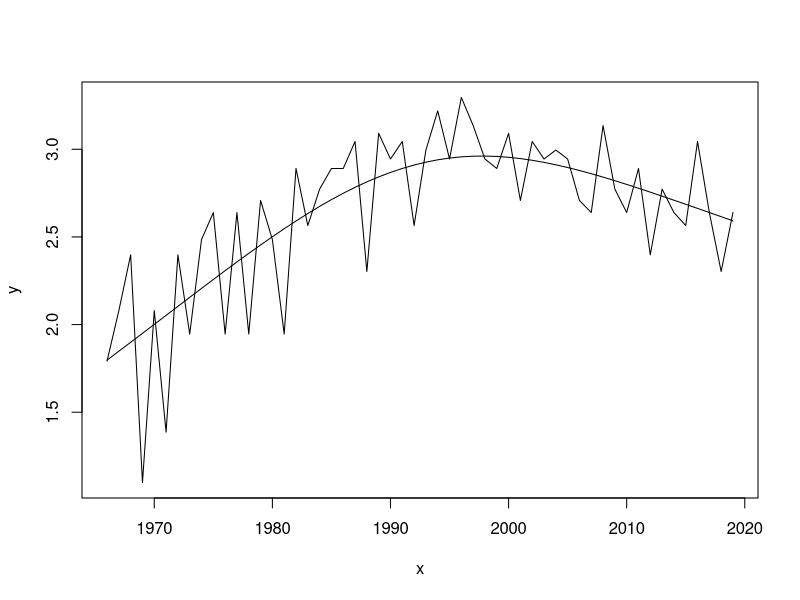

Reproduce this figure in R. (Note: this script raises an error after producing the figure.)

# index function ---------------------------------------------------------------
index_function <- function(fit = stanfit,
                           parameter = "n",
                           strat = NULL,#"Stratum_Factored",
                           year = "Year",
                           first_dim = "s",
                           quant = 0.95,
                           weights_df = NULL, # ifsupplied a composite summary estimate is generated
                           area = NULL,#"Area",
                           summary_regions = NULL, # optional column to provide summary regions, if not supplied summarises across all strata if weights_df is upplied
                           year_1 = 1970,
                           to_summarise = FALSE # if TRUE provides summary indices across regions, otherwise jsut strata estimates
){
  
  lu <- ((1-(quant))/2)
  uu <- 1-((1-(quant))/2)
  year_1 <- year_1-1
  if(is.null(strat)){
    dims <- year
    
  }else{
    if(!is.null(weights_df)){
      if(is.null(strat)){
        stop("Weights were supplied but no stratum dimension")
        
        return(NULL)
      }
      if(!any(grepl(pattern = strat,x = names(weights_df)))){
        stop("weights_df must include a column with a name that matches strat")
        return(NULL)
      }
      if(!to_summarise){
        to_summarise <- TRUE
        warning("weights were supplied by to_summarise is FALSE, changing to_summaries to TRUE")
      }
    }
    if(to_summarise){
      if(is.null(weights_df) | is.null(strat)){
        stop("to_summarise is TRUE but no weights were supplied or strat is NULL")
        return(NULL)
      }
    }
    if(tolower(substr(first_dim,1,1)) == "s"){
      dims <- c(strat,year)
    }
    if(tolower(substr(first_dim,1,1)) == "y"){
      dims <- c(year,strat)
    }
  }
  
  smpls <- posterior_samples(fit = fit,
                             parm = parameter,
                             dims = dims)
  
  if(!is.null(weights_df)){
    nstrata_fit <- length(unique(smpls[[strat]]))
    nstrata_w <- nrow(weights_df)
    if(nstrata_fit != nstrata_w){
      stop("Lengths of strata and weights are different")
      return(NULL)
    }
    
    
    if(!is.null(summary_regions)){
      
      weights_df <- weights_df %>% 
        rename_with(.,~gsub(pattern = area,
                            replacement = "stratum_area",
                            x = .x,
                            fixed = TRUE)) %>% 
        rename_with(., ~gsub(pattern = summary_regions,
                             replacement = "summary_region",.x,
                             fixed = TRUE))
      tmp <- weights_df %>% 
        group_by(summary_region) %>% 
        summarise(regional_area_sum = sum(stratum_area),.groups = "keep")
      
      weights_df <- weights_df %>% 
        left_join(.,tmp,by = "summary_region") %>% 
        mutate(stratum_weight = stratum_area/regional_area_sum)
      
      
    }else{
      weights_df <- weights_df %>% 
        rename_with(.,~gsub(pattern = area,
                            replacement = "stratum_area",
                            x = .x,
                            fixed = TRUE)) %>% 
        mutate(stratum_weight = stratum_area/sum(stratum_area),
               summary_region = "Survey_wide") 
      summary_regions <- "Survey_wide"
      
    }
    
    smpls <- smpls %>% 
      left_join(.,weights_df,
                by = strat)
    
    # if(summary_regions != "Survey_wide"){
    inds <- smpls %>% 
      mutate(.value = .value*stratum_weight) %>% 
      rename_with(., ~gsub(pattern = year,replacement = "yyy",.x,
                           fixed = TRUE)) %>% 
      group_by(yyy,summary_region,.draw) %>% 
      summarise(.vsum = sum(.value),
                .groups = "keep") %>% 
      group_by(yyy,summary_region) %>% 
      summarise(mean = mean(.vsum),
                median = median(.vsum),
                lci = quantile(.vsum,lu),
                uci = quantile(.vsum,uu),
                .groups = "keep") %>% 
      mutate(true_year = yyy+year_1) %>% 
      rename_with(., ~gsub(replacement = summary_regions,pattern = "summary_region",.x,
                           fixed = TRUE)) %>% 
      rename_with(., ~gsub(replacement = year,pattern = "yyy",.x,
                           fixed = TRUE))
    
    smpls <- smpls %>% 
      mutate(.value = .value*stratum_weight) %>% 
      rename_with(., ~gsub(pattern = year,replacement = "yyy",.x,
                           fixed = TRUE)) %>% 
      group_by(yyy,summary_region,.draw) %>% 
      summarise(.value = sum(.value),
                .groups = "keep") %>%
      rename_with(., ~gsub(pattern = year,replacement = "yyy",.x,
                           fixed = TRUE)) %>% 
      rename_with(., ~gsub(replacement = summary_regions,
                           pattern = "summary_region",.x,
                           fixed = TRUE)) %>% 
      mutate(true_year = yyy+year_1) %>% 
      rename_with(., ~gsub(pattern = "yyy",replacement = year,.x,
                           fixed = TRUE))
    

    weights_df <- weights_df %>% 
      rename_with(., ~gsub(replacement = area,
                           pattern = "stratum_area",.x,
                           fixed = TRUE))%>% 
      rename_with(., ~gsub(replacement = summary_regions,
                           pattern = "summary_region",.x,
                           fixed = TRUE))
    
    # }else{
    # inds <- smpls %>% 
    #   mutate(.value = .value*stratum_weight) %>% 
    #   #rename_with(., ~gsub(pattern = strat,replacement = "s",.x,
    #                       # fixed = TRUE)) %>% 
    #   rename_with(., ~gsub(pattern = year,replacement = "yyy",.x,
    #                        fixed = TRUE)) %>% 
    #   group_by(yyy,.draw) %>% 
    #   summarise(.vsum = sum(.value),
    #             .groups = "keep") %>% 
    #   group_by(yyy) %>% 
    #   summarise(mean = mean(.vsum),
    #             median = median(.vsum),
    #             lci = quantile(.vsum,lu),
    #             uci = quantile(.vsum,uu),
    #             .groups = "keep") %>%
    #   mutate(true_year = yyy+year_1,
    #          summary_region = "Survey_wide") %>%  
    #   # rename_with(., ~gsub(replacement = strat,pattern = "s",.x,
    #   #                      fixed = TRUE)) %>% 
    #   rename_with(., ~gsub(replacement = year,pattern = "yyy",.x,
    #                        fixed = TRUE))
    # 
    # weights_df <- weights_df %>% 
    #   rename_with(., ~gsub(replacement = area,
    #                        pattern = "stratum_area",.x,
    #                        fixed = TRUE)) %>% 
    #   mutate(summary_region = "Survey_wide")
    # summary_regions <- "Survey_wide"
    #}#end summary regions
    
  }else{ ## everything up to here requires a weights_df data frame
    if(!is.null(strat)){
      inds <- smpls %>% 
        rename_with(., ~gsub(pattern = strat,replacement = "sss",.x,
                             fixed = TRUE)) %>% 
        rename_with(., ~gsub(pattern = year,replacement = "yyy",.x,
                             fixed = TRUE)) %>% 
        group_by(sss,yyy) %>% 
        summarise(mean = mean(.value),
                  median = median(.value),
                  lci = quantile(.value,lu),
                  uci = quantile(.value,uu),
                  .groups = "keep") %>%
        mutate(true_year = yyy+year_1) %>% 
        rename_with(., ~gsub(replacement = strat,pattern = "sss",.x,
                             fixed = TRUE)) %>% 
        rename_with(., ~gsub(replacement = year,pattern = "yyy",.x,
                             fixed = TRUE))
      summary_regions <- strat
      
      smpls <- smpls %>% 
        rename_with(., ~gsub(pattern = year,replacement = "yyy",.x,
                             fixed = TRUE)) %>% 
        rename_with(., ~gsub(replacement = strat,pattern = "sss",.x,
                             fixed = TRUE)) %>% 
        mutate(true_year = yyy+year_1) %>% 
        rename_with(., ~gsub(pattern = "yyy",replacement = year,.x,
                             fixed = TRUE))
      
    }else{
      summary_regions <- "Complete_pooling"
      
      inds <- smpls %>%
        rename_with(., ~gsub(pattern = year,replacement = "yyy",.x,
                             fixed = TRUE)) %>%
        group_by(yyy) %>%
        summarise(mean = mean(.value),
                  median = median(.value),
                  lci = quantile(.value,lu),
                  uci = quantile(.value,uu),
                  .groups = "keep") %>%
        mutate(true_year = yyy+year_1,
               Survey_wide = "Survey_wide") %>%
        rename_with(., ~gsub(replacement = year,pattern = "yyy",.x,
                             fixed = TRUE))
      
      
      smpls <- smpls %>%
        rename_with(., ~gsub(pattern = year,replacement = "yyy",.x,
                             fixed = TRUE)) %>%
        mutate(true_year = yyy+year_1,
               Survey_wide = "Survey_wide") %>%
        rename_with(., ~gsub(pattern = "yyy",replacement = year,.x,
                             fixed = TRUE))
      
    }
  }
  
  inds <- inds %>% 
    mutate(Region_type = summary_regions)
  
  return(list(indices = inds,
              samples = smpls,
              parameter = parameter,
              strat = strat,
              year = year,
              dims = dims,
              quant = quant,
              weights_df = weights_df,
              area = area,#"Area",
              summary_regions = summary_regions,
              to_summarise = to_summarise,
              year_1 = year_1+1# optional column to provide summary regions, if not supplied summarises across all strata
  ))
}
# ------------------------------------------------------------------------------


# Trends function ---------------------------------------------------------
#tr_tmp <- trends_function(ind_list = ttinds)
trends_function <- function(ind_list = ind_list,
                            start_year = NULL,
                            end_year = NULL,
                            quant = 0.95){
  
  indices = ind_list$indices
  samples = ind_list$samples
  parameter = ind_list$parameter
  strat = ind_list$strat
  year = ind_list$year
  dims = ind_list$dims
  weights_df = ind_list$weights_df
  area = ind_list$area
  summary_regions = ind_list$summary_regions
  to_summarise = ind_list$to_summarise
  
  if(is.null(end_year)){
    end_year <- max(samples$true_year)
  }
  if(is.null(start_year)){
    start_year <- min(samples$true_year)
  }
  
  nyrs <- end_year-start_year
  lu <- ((1-(quant))/2)
  uu <- 1-((1-(quant))/2)
  
  if(!is.null(weights_df) & to_summarise){
    
    
    indt <- samples %>% 
      filter(true_year %in% c(start_year,end_year)) %>% 
      ungroup() %>% 
      select(-matches(match = year,ignore.case = FALSE)) %>% 
      pivot_wider(names_from = true_year,
                  values_from = .value,
                  names_prefix = "Y") %>% 
      rename_with(., ~gsub(replacement = "start",
                           pattern = paste0("Y",start_year),.x,
                           fixed = TRUE))%>% 
      rename_with(., ~gsub(replacement = "end",
                           pattern = paste0("Y",end_year),.x,
                           fixed = TRUE))%>% 
      rename_with(., ~gsub(replacement = "stratum_trend",
                           pattern = summary_regions,.x,
                           fixed = TRUE))
    
    tt <- indt %>% 
      group_by(.draw,stratum_trend) %>% 
      summarise(end = sum(end),
                start = sum(start),
                t = texp(end/start, ny = nyrs),
                ch = chng(end/start),
                .groups = "keep") %>% 
      group_by(stratum_trend) %>% 
      summarise(trend = mean(t),
                lci = quantile(t,lu,names = FALSE),
                uci = quantile(t,uu,names = FALSE),
                percent_change = median(ch),
                p_ch_lci = quantile(ch,lu,names = FALSE),
                p_ch_uci = quantile(ch,uu,names = FALSE),
                prob_decline = prob_dec(ch,0),
                prob_decline_GT30 = prob_dec(ch,-30),
                prob_decline_GT50 = prob_dec(ch,-50),
                prob_decline_GT70 = prob_dec(ch,-70))%>% 
      rename_with(., ~gsub(replacement = summary_regions,
                           pattern = "stratum_trend",.x,
                           fixed = TRUE))
    
  }else{ #else is.null weights_df
    
    if(!is.null(strat)){
      indt <- samples %>% 
        filter(true_year %in% c(start_year,end_year)) %>% 
        #ungroup() %>% 
        select(-matches(match = year,ignore.case = FALSE)) %>% 
        pivot_wider(names_from = true_year,
                    values_from = .value,
                    names_prefix = "Y") %>% 
        rename_with(., ~gsub(replacement = "start",
                             pattern = paste0("Y",start_year),.x,
                             fixed = TRUE))%>% 
        rename_with(., ~gsub(replacement = "end",
                             pattern = paste0("Y",end_year),.x,
                             fixed = TRUE))%>% 
        rename_with(., ~gsub(replacement = "stratum_trend",
                             pattern = strat,.x,
                             fixed = TRUE))
      
      tt <- indt %>% 
        group_by(.draw,stratum_trend) %>% 
        summarise(t = texp(end/start,ny = nyrs),
                  ch = chng(end/start),
                  .groups = "keep") %>% 
        group_by(stratum_trend) %>% 
        summarise(trend = mean(t),
                  lci = quantile(t,lu,names = FALSE),
                  uci = quantile(t,uu,names = FALSE),
                  percent_change = median(ch),
                  p_ch_lci = quantile(ch,lu,names = FALSE),
                  p_ch_uci = quantile(ch,uu,names = FALSE),
                  prob_decline = prob_dec(ch,0),
                  prob_decline_GT30 = prob_dec(ch,-30),
                  prob_decline_GT50 = prob_dec(ch,-50),
                  prob_decline_GT70 = prob_dec(ch,-70))%>% 
        rename_with(., ~gsub(replacement = strat,
                             pattern = "stratum_trend",.x,
                             fixed = TRUE))
      
    }else{
      
      indt <- samples %>% 
        filter(true_year %in% c(start_year,end_year)) %>% 
        #ungroup() %>% 
        select(-matches(match = year,ignore.case = FALSE)) %>% 
        pivot_wider(names_from = true_year,
                    values_from = .value,
                    names_prefix = "Y") %>% 
        rename_with(., ~gsub(replacement = "start",
                             pattern = paste0("Y",start_year),.x,
                             fixed = TRUE))%>% 
        rename_with(., ~gsub(replacement = "end",
                             pattern = paste0("Y",end_year),.x,
                             fixed = TRUE))
  
      
      tt <- indt %>% 
        group_by(.draw) %>% 
        summarise(t = texp(end/start,ny = nyrs),
                  ch = chng(end/start),
                  .groups = "keep") %>% 
        summarise(trend = mean(t),
                  lci = quantile(t,lu,names = FALSE),
                  uci = quantile(t,uu,names = FALSE),
                  percent_change = median(ch),
                  p_ch_lci = quantile(ch,lu,names = FALSE),
                  p_ch_uci = quantile(ch,uu,names = FALSE),
                  prob_decline = prob_dec(ch,0),
                  prob_decline_GT30 = prob_dec(ch,-30),
                  prob_decline_GT50 = prob_dec(ch,-50),
                  prob_decline_GT70 = prob_dec(ch,-70))
    }
    
    
  }
  
  tt <- tt %>% 
    mutate(Region_type = summary_regions)
  return(tt)
}
# ------------------------------------------------------------------------------











# Trends function ---------------------------------------------------------
#tr_tmp <- trends_function(ind_list = ttinds)
trends_function <- function(ind_list = cntry_idxs,
                            start_year = 2009,
                            end_year = 2019,
                            quant = 0.95){
  
  indices = ind_list$indices
  samples = ind_list$samples
  parameter = ind_list$parameter
  strat = ind_list$strat
  year = ind_list$year
  dims = ind_list$dims
  weights_df = ind_list$weights_df
  area = ind_list$area
  summary_regions = ind_list$summary_regions
  to_summarise = ind_list$to_summarise
  
  if(is.null(end_year)){
    end_year <- max(samples$true_year)
  }
  if(is.null(start_year)){
    start_year <- min(samples$true_year)
  }
  
  nyrs <- end_year-start_year+1 ########### added 1, right??
  lu <- ((1-(quant))/2)
  uu <- 1-((1-(quant))/2)

  indt <- samples %>% 
    ungroup() %>% 
    rename_with(., ~gsub(replacement = "stratum_trend",
                       pattern = summary_regions,.x,
                       fixed = TRUE))
  
  tt <- indt %>% 
    group_by(.draw, stratum_trend) %>% 
    summarise(
      t = tgam(y=.value, x=true_year, t1=start_year, t2=end_year),
      ch = t,
      .groups = "keep") %>% 
    group_by(stratum_trend) %>% 
    summarise(trend = mean(t),
            lci = quantile(t,lu,names = FALSE),
            uci = quantile(t,uu,names = FALSE),
            percent_change = median(ch),
            percent_change = median(ch),
            p_ch_lci = quantile(ch,lu,names = FALSE),
            p_ch_uci = quantile(ch,uu,names = FALSE),
            prob_decline = prob_dec(ch,0),
            prob_decline_GT30 = prob_dec(ch,-30),
            prob_decline_GT50 = prob_dec(ch,-50),
            prob_decline_GT70 = prob_dec(ch,-70)) %>% 
    
    rename_with(., ~gsub(replacement = summary_regions,
                       pattern = "stratum_trend",.x,
                       fixed = TRUE))

 
  
  tt <- tt %>% 
    mutate(Region_type = summary_regions)
  return(tt)
}















# helper functions --------------------------------------------------------

p_lt <- function(x,th){
  length(which(x < th))/length(x)
}


p_neg <- function(x){
  length(which(x < 0))/length(x)
}

texp <- function(x,ny = 2019-1974){
  (x^(1/ny)-1)*100
}

# gam trend function. p-spline with nyears/4 knots. gaussian on log Y
library(mgcv)
ny <- 54
x <- 1:ny
y <- rpois(ny, 3 + 1*x - 0.015*x^2)
x <- x + 1965
y <- log(y)
kts <- round(ny/4)
plot(x=x, y=y, type="l")
lines(y=fitted(gam(y ~ 1 + s(x, k=kts, bs="ps"), family="gaussian")),
     x=x)
tgam(y=y, x=x, t1=1966, t2=2019)

tgam <- function(y, x, t1=2009, t2=2019){
  ny <- length(x)
  kts <- as.numeric(round(ny/4, 0))
  df <- data.frame(y=y, x=x)
  
  yhat <- exp(fitted(gam(y ~ 1 + s(x, k=kts, bs="ps"), 
                         family="gaussian", data=df)))
  nt1 <- yhat[which(x==t1)]
  nt2 <- yhat[which(x==t2)]
  trd <- 100 * (((nt2 / nt1)^(1 / (t2 - t1))) - 1)
  return(trd)
}

test <- indt %>% filter(.draw<2, stratum_trend=="Canada") %>%
  ungroup()
tgam(y=test$.value, x=test$true_year, t1=1966, t2=2019)
#

chng <- function(x){
  (x-1)*100
}

prob_dec <- function(ch,thresh){
  
  length(which(ch < thresh))/length(ch)
}


### function to extract the dimension values from an bayesian model fit
### works within the gather_samples function
dim_ext <- function(dim = 1,
                    var = "",
                    cl = "Parameter",
                    dat = NULL){
  ##3 function to extract the indicator values from cmdstanr output
  require(stringr)
  
  pat = paste0("(?<=",var,"\\[")
  
  if(dim > 1){
    for(j in 1:(dim-1)){
      
      pat2 = paste0(pat,")[:digit:]+")
      cl2 = str_extract(unlist(dat[,cl]),pattern = pat2)
      
      d = max(nchar(cl2))
      
      pat = paste0(pat,"[:digit:]{1,",d,"}[:punct:]")
    }
  }
  
  
  pat = paste0(pat,")[:digit:]+")
  dds = as.integer(str_extract(unlist(dat[,cl]),pattern = pat))
  return(dds)
  
}


### function to generate the same tidy output as gather-draws in tidybayes package
## dims should be a character vector defining the dimensions of the parameter
## e.g., parm = "nsmooth", dims = c("stratum","year"),
## function works with cmdstanr output by default and rstan fits
## with is_rstan == TRUE
posterior_samples <- function(fit = cmdstanfit,
                              parm = "nsmooth",
                              dims = NULL,
                              is_rstan = FALSE,
                              is_mcmc = FALSE){
  require(posterior)
  require(tidyverse)
  
  if(length(dims) > 0){
    parm_ex <- paste0(parm,"[")
  }else{
    parm_ex <- parm
  }
  if(class(fit)[1] == "stanfit"){is_rstan <- TRUE}
  
  if(class(fit)[1] == "mcmc"){is_mcmc <- TRUE}
  
  if(is_rstan | is_mcmc){
    samples <- as_draws_df(as.array(fit)) %>% 
      dplyr::select(starts_with(parm_ex,ignore.case = FALSE),
                    .chain,
                    .iteration,
                    .draw)#,pars = c(parm)))
  }else{
    
    samples <- as_draws_df(fit$draws(variables = c(parm)))
    
  }
  
  
  
  plong <- suppressWarnings(samples %>% pivot_longer(
    cols = starts_with(parm_ex,ignore.case = FALSE),
    names_to = c(".variable"),
    values_to = ".value",
    values_drop_na = TRUE
  )) 
  
  for(dn in 1:length(dims)){
    dd = dims[dn]
    plong[,dd] = dim_ext(dim = dn,
                         var = parm,
                         cl = ".variable",
                         dat = plong)
    
  }
  
  plong <- plong %>% mutate(.variable = parm)
  return(plong)
  
}





posterior_sums <- function(samples = n_samples,
                           quantiles = c(0.025,0.05,0.25,0.5,0.75,0.95,0.975),
                           ci = 0.95,
                           dims = NULL){
  
  cis = c((1-ci)/2,1-((1-ci)/2))
  
  if(!is.null(dims)){
    for(i in 1:length(dims)){
      samples <- samples %>% 
        rename_with(~gsub(dims[i],paste0("d",i),.x,fixed = TRUE))
    }
    if(length(dims) == 1){
      sums = samples %>% 
        group_by(d1) %>% 
        summarise(mean = mean(.value),
                  median = median(.value),
                  sd = sd(.value),
                  lci = quantile(.value,cis[1]),
                  uci = quantile(.value,cis[2]),
                  .groups = "keep") %>% 
        rename_with(~gsub("d1",dims[1],.x,fixed = TRUE))
      
      if(!is.null(quantiles)){
        qs = paste0("Q_",gsub(quantiles,pattern = "0.",replacement = "",fix = TRUE))
        for(i in 1:length(quantiles)){
          qq = quantiles[i]
          qn = qs[i]
          
          sumt = samples %>% 
            group_by(d1) %>% 
            summarise(tt = as.numeric(quantile(.value,qq)),
                      .groups = "keep") %>% 
            rename_with(~gsub(pattern = "tt",replacement = qn,.x,fixed = TRUE)) %>% 
            rename_with(~gsub("d1",dims[1],.x,fixed = TRUE)) 
          
          sums = left_join(sums,sumt,by = dims)
        }
        
      }
      
    }
    if(length(dims) == 2){
      sums = samples %>% 
        group_by(d1,d2) %>% 
        summarise(mean = mean(.value),
                  median = median(.value),
                  sd = sd(.value),
                  lci = quantile(.value,cis[1]),
                  uci = quantile(.value,cis[2]),
                  .groups = "keep") %>% 
        rename_with(~gsub("d1",dims[1],.x,fixed = TRUE)) %>% 
        rename_with(~gsub("d2",dims[2],.x,fixed = TRUE))
      
      
      if(!is.null(quantiles)){
        qs = paste0("Q_",gsub(quantiles,pattern = "0.",replacement = "",fix = TRUE))
        for(i in 1:length(quantiles)){
          qq = quantiles[i]
          qn = qs[i]
          
          sumt = samples %>% 
            group_by(d1,d2) %>% 
            summarise(tt = as.numeric(quantile(.value,qq)),
                      .groups = "keep") %>% 
            rename_with(~gsub(pattern = "tt",replacement = qn,.x,fixed = TRUE)) %>% 
            rename_with(~gsub("d1",dims[1],.x,fixed = TRUE))  %>% 
            rename_with(~gsub("d2",dims[2],.x,fixed = TRUE))
          
          
          sums = left_join(sums,sumt,by = dims)
        }
        
      }
      
      
    }
    
    if(length(dims) == 3){
      sums = samples %>% 
        group_by(d1,d2,d3) %>% 
        summarise(mean = mean(.value),
                  median = median(.value),
                  sd = sd(.value),
                  lci = quantile(.value,cis[1]),
                  uci = quantile(.value,cis[2]),
                  .groups = "keep") %>% 
        rename_with(~gsub("d1",dims[1],.x,fixed = TRUE)) %>% 
        rename_with(~gsub("d2",dims[2],.x,fixed = TRUE)) %>% 
        rename_with(~gsub("d3",dims[3],.x,fixed = TRUE))
      
      
      if(!is.null(quantiles)){
        qs = paste0("Q_",gsub(quantiles,pattern = "0.",replacement = "",fix = TRUE))
        for(i in 1:length(quantiles)){
          qq = quantiles[i]
          qn = qs[i]
          
          sumt = samples %>% 
            group_by(d1,d2,d3) %>% 
            summarise(tt = as.numeric(quantile(.value,qq)),
                      .groups = "keep") %>% 
            rename_with(~gsub(pattern = "tt",replacement = qn,.x,fixed = TRUE)) %>% 
            rename_with(~gsub("d1",dims[1],.x,fixed = TRUE))  %>% 
            rename_with(~gsub("d2",dims[2],.x,fixed = TRUE))  %>% 
            rename_with(~gsub("d3",dims[3],.x,fixed = TRUE))
          
          
          sums = left_join(sums,sumt,by = dims)
        }
        
      }
      
      
    }
    
    
    if(length(dims) == 4){
      sums = samples %>% 
        group_by(d1,d2,d3,d4) %>% 
        summarise(mean = mean(.value),
                  median = median(.value),
                  sd = sd(.value),
                  lci = quantile(.value,cis[1]),
                  uci = quantile(.value,cis[2]),
                  .groups = "keep") %>% 
        rename_with(~gsub("d1",dims[1],.x,fixed = TRUE)) %>% 
        rename_with(~gsub("d2",dims[2],.x,fixed = TRUE)) %>% 
        rename_with(~gsub("d3",dims[3],.x,fixed = TRUE)) %>% 
        rename_with(~gsub("d4",dims[4],.x,fixed = TRUE))
      
      
      if(!is.null(quantiles)){
        qs = paste0("Q_",gsub(quantiles,pattern = "0.",replacement = "",fix = TRUE))
        for(i in 1:length(quantiles)){
          qq = quantiles[i]
          qn = qs[i]
          
          sumt = samples %>% 
            group_by(d1,d2,d3,d4) %>% 
            summarise(tt = as.numeric(quantile(.value,qq)),
                      .groups = "keep") %>% 
            rename_with(~gsub(pattern = "tt",replacement = qn,.x,fixed = TRUE)) %>% 
            rename_with(~gsub("d1",dims[1],.x,fixed = TRUE))  %>% 
            rename_with(~gsub("d2",dims[2],.x,fixed = TRUE))  %>% 
            rename_with(~gsub("d3",dims[3],.x,fixed = TRUE))  %>% 
            rename_with(~gsub("d4",dims[4],.x,fixed = TRUE))
          
          
          sums = left_join(sums,sumt,by = dims)
        }
        
      }
      
      
    }
    
    if(length(dims) > 4){stop("ERROR this function cannot handle more than 4 dimensions, but it could be easily modified")}
    
  }else{
    
    
    sums = samples %>% 
      summarise(mean = mean(.value),
                median = median(.value),
                sd = sd(.value),
                lci = quantile(.value,cis[1]),
                uci = quantile(.value,cis[2]),
                .groups = "keep")
    
    if(!is.null(quantiles)){
      qs = paste0("Q_",gsub(quantiles,pattern = "0.",replacement = "",fix = TRUE))
      for(i in 1:length(quantiles)){
        qq = quantiles[i]
        qn = qs[i]
        
        sumt = samples %>% 
          summarise(tt = as.numeric(quantile(.value,qq)),
                    .groups = "keep") %>% 
          rename_with(~gsub(pattern = "tt",replacement = qn,.x,fixed = TRUE))
        sums = bind_cols(sums,sumt)
      }
      
    }
    
  }
  return(sums)
  
}




# make some weights
bcr_wts <- strata_map %>% 
  select(Stratum_Factored=strata_vec, Area=area_sq_km, bcr=bcr) %>% 
  st_drop_geometry() %>% as.data.frame()

# get index samples and make summaries
bcr_idxs <- index_function(fit = fit,
                           parameter = "n",
                           strat = "Stratum_Factored",
                           year = "Year",
                           first_dim = "s",
                           quant = 0.95,
                           weights_df = bcr_wts,
                           area = "Area",
                           summary_regions = "bcr",
                           year_1 = year_1)

head(bcr_idxs$samples)
